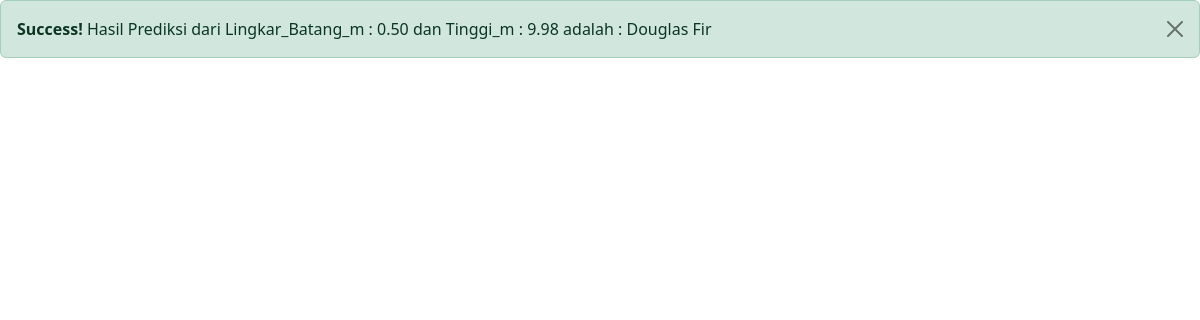
Page /hitungknnarray.php?IdData=1 on the committed database.
### tables this page shows
CREATE TABLE `datauji` (
  `IdData` int(11) NOT NULL,
  `Lingkar_Batang_m` double(5,2) DEFAULT NULL,
  `Tinggi_m` double(5,2) DEFAULT NULL,
  `Jenis_Pinus` varchar(15) DEFAULT NULL,
  `K` int(2) DEFAULT NULL
);

### knn.php (called while the page is built, shortened)
<?php
function euclideanDistance($a, $b) {
    return sqrt(($a[0] - $b[0])**2 + pow($a[1] - $b[1], 2));
}
function knnPredict($trainingData, $input, $k) {
    $distances = [];
    foreach ($trainingData as $data) {
        $distance = euclideanDistance($input, $data);
        $distances[] = ['distance' => $distance, 'label' => $data[2]];
    }
    usort($distances, fn($a, $b) => $a['distance'] <=> $b['distance']);
    $nearest = array_slice($distances, 0, $k);
    $votes = [];
    foreach ($nearest as $n) {
        $label = $n['label'];
        $votes[$label] = ($votes[$label] ?? 0) + 1;
    }
    arsort($votes);
    return array_key_first($votes);
}
?>

### hitungknnarray.php (the view, shortened to what this page needs)
<!DOCTYPE html>
<html lang="en">
<head>
  <link href="https://cdn.jsdelivr.net/npm/bootstrap@5.3.3/dist/css/bootstrap.min.css" rel="stylesheet">
</head>
<body>
<?php
include_once('koneksi.db.php');
include_once('knn.php');
$data = array();
$sqlt="SELECT * FROM datatraining";
$qt=mysqli_query($koneksi,$sqlt);
$rt=mysqli_fetch_assoc($qt);
do {
    $data[]=[(float)$rt['Lingkar_Batang_m'],(float)$rt['Tinggi_m'],(string)$rt['Jenis_Pinus']];
}while($rt=mysqli_fetch_assoc($qt));
if (isset($_GET['IdData'])) {
    $IdData=mysqli_real_escape_string($koneksi,$_GET['IdData']);
    $sqlu="SELECT * FROM datauji WHERE IdData=".$IdData;
    $qu=mysqli_query($koneksi,$sqlu);
    $ru=mysqli_fetch_assoc($qu);
    $input=[(float)$ru['Lingkar_Batang_m'],(float)$ru['Tinggi_m']];
    $k=(int)$ru['K'];
    $hasilprediksi=knnPredict($data,$input,$k);
    echo '<div class="alert alert-success alert-dismissible">
  <button type="button" class="btn-close" data-bs-dismiss="alert" onclick="window.location.href=\'input_data_uji.php\'"></button>
  <strong>Success!</strong> Hasil Prediksi dari Lingkar_Batang_m : '.$ru['Lingkar_Batang_m'].' dan Tinggi_m : '.$ru['Tinggi_m'].' adalah : '.$hasilprediksi.'</div>';
}

### rows in the picture
datauji: Lingkar_Batang_m "0.50", Tinggi_m "9.98", hasilprediksi "Douglas Fir"
